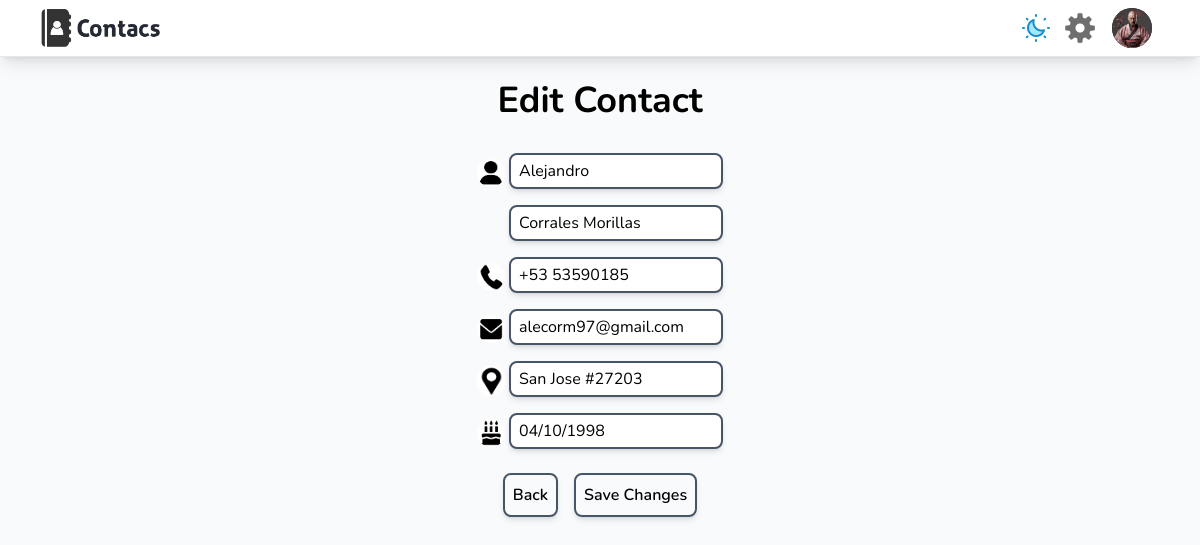
Screenshot of /edit_contact?contact_id=1 (signed in) with the database file from the repository.
### tables this page shows
CREATE TABLE contacts (
id INTEGER PRIMARY KEY AUTOINCREMENT,
user_id INTEGER,
name TEXT NOT NULL,
lastname TEXT,
phonenumber NUMERIC NOT NULL,
email TEXT,
address TEXT,
birthday TEXT,
favorite BOOLEAN DEFAULT 0,
FOREIGN KEY(user_id) REFERENCES users(id)
);

### app.py (the view, shortened to what this page needs)
@app.route("/edit_contact", methods=["GET", "POST"])
@login_required
def edit_contact():
    if request.method == "GET":
        contact_id = request.args.get("contact_id")
        contacts_data = db.execute("SELECT * FROM contacts WHERE id = ?", contact_id)
        contacts = []
        for contact in contacts_data:
            contact_dict = {
                "id": contact["id"],
                "name": contact["name"],
                "lastname": contact["lastname"],
                "phonenumber": contact["phonenumber"],
                "email": contact ["email"],
                "address": contact["address"],
                "birthday": contact["birthday"],
            }
            contacts.append(contact_dict)
        return render_template("edit_contact.html", contact_id = contacts[0]['id'], contact_name = contacts[0]['name'], contact_lastname = contacts[0]['lastname'],
                               contact_phonenumber = contacts[0]['phonenumber'], contact_email = contacts[0]['email'],
                               contact_address = contacts[0]['address'], contact_birthday = contacts[0]['birthday'])

### helpers.py (called while the page is built)
def login_required(f):
    @wraps(f)
    def decorated_function(*args, **kwargs):
        if session.get("user_id") is None:
            return redirect("/login")
        return f(*args, **kwargs)
    return decorated_function

### templates/edit_contact.html (shortened to what this page needs)
{% extends "layout.html" %}
{% block main %}
    <div id="newContact" class="flex flex-col justify-center space-y-2 h-auto w-auto py-2 px-2 dark:bg-gray-800 dark:shadow-xl">
        <div class="flex justify-center m-2 p-2">
            <h1 class="text-4xl font-bold dark:text-white">Edit Contact</h1>
        </div>
        <div class="flex justify-center w-auto">
            <form action="/edit_contact" method="post">
                <div class="flex items-center py-1 m-1">
                    <img src="/static/img/contact-name.png" class="h-7 w-7 rounded-full mr-1"></img>
                    <input type="text" required id="name" placeholder="Name" name="name" value="{{ contact_name }}" class="h-auto w-auto border-2 px-2 py-1 mb-1 shadow-md rounded-lg border-slate-600">
                </div>
                <div class="flex items-center py-1 m-1">
                    <span class="h-7 w-7 mr-1"></span>
                    <input type="text" id="lastName" name="lastname" placeholder="Lastname" value="{{ contact_lastname }}" class="h-auto w-auto border-2 px-2 py-1 mb-1 shadow-md rounded-lg border-slate-600">
                </div>
                <div class="flex items-center py-1 m-1">
                    <img src="/static/img/phone.png" class="h-7 w-7 rounded-full mr-1"></img>
                    <input type="text" required id="phoneNumber" name="phonenumber" placeholder="Phone Number" value="{{ contact_phonenumber }}" class="h-auto w-auto border-2 px-2 py-1 mb-1 shadow-md rounded-lg border-slate-600">
                </div>
                <div class="flex items-center py-1 m-1">
                    <img src="/static/img/email.png" class="h-7 w-7 rounded-full mr-1"></img>
                    <input type="text" id="email" name="email" placeholder="Email" value="{{ contact_email }}" class="h-auto w-auto border-2 px-2 py-1 mb-1 shadow-md rounded-lg border-slate-600">
                </div>
                <div class="flex items-center py-1 m-1">
                    <img src="/static/img/address.png" class="h-8 w-7 rounded-full mr-1"></img>
                    <input type="text" id="address" name="address" placeholder="Address" value="{{ contact_address }}" class="h-auto w-auto border-2 px-2 py-1 mb-1 shadow-md rounded-lg border-slate-600">
                </div>
                <div class="flex items-center py-1 m-1">
                    <img src="/static/img/birthday.png" class="h-7 w-7 rounded-full mr-1"></img>
                    <input type="text" id="birthday" name="birthday" placeholder="Birthday (mm/dd/yyy)" value="{{ contact_birthday }}" class="h-auto w-auto border-2 px-2 py-1 mb-1 shadow-md rounded-lg border-slate-600">
                </div>
                <div class="flex justify-center items-center py-1 m-1">
                    <a href="/" class="h-auto w-auto p-2 m-2 border-2 shadow-md rounded-lg border-slate-600 font-semibold hover:bg-slate-400 hover:shadow-inner transition-all duration-300 delay-75 ease-in-out hover:scale-110 dark:bg-white dark:hover:bg-slate-500 dark:shadow-inner dark:hover:text-white dark:border-none">Back</a>
                    <button type="submit" id="editContact" class="h-auto w-auto p-2 m-2 border-2 shadow-md rounded-lg border-slate-600 font-semibold hover:bg-slate-400 hover:shadow-inner transition-all duration-300 delay-75 ease-in-out hover:scale-110 dark:bg-white dark:hover:bg-slate-500 dark:shadow-inner dark:hover:text-white dark:border-none">Save Changes</button>
                </div>
            </form>
        </div>
    </div>
{% endblock %}

### static/styles.css (style rules this page uses)
html { line-height: 1.5; -webkit-text-size-adjust: 100%; -moz-tab-size: 4; -o-tab-size: 4; tab-size: 4; font-family: ui-sans-serif, system-ui, -apple-system, BlinkMacSystemFont, "Segoe UI", Roboto, "Helvetica Neue", Arial, "Noto Sans", sans-serif, "Apple Color Emoji", "Segoe UI Emoji", "Segoe UI Symbol", "Noto Color Emoji"; font-feature-settings: normal; font-variation-settings: normal; }
body { margin: 0; line-height: inherit; }
h1, h2, h3, h4, h5, h6 { font-size: inherit; font-weight: inherit; }
a { color: inherit; text-decoration: inherit; }
button, input, optgroup, select, textarea { font-family: inherit; font-feature-settings: inherit; font-variation-settings: inherit; font-size: 100%; font-weight: inherit; line-height: inherit; color: inherit; margin: 0; padding: 0; }
button, select { text-transform: none; }
button, [type='button'], [type='reset'], [type='submit'] { -webkit-appearance: button; background-color: transparent; background-image: none; }
blockquote, dl, dd, h1, h2, h3, h4, h5, h6, hr, figure, p, pre { margin: 0; }
input::placeholder, textarea::placeholder { opacity: 1; color: #9ca3af; }
button, [role="button"] { cursor: pointer; }
img, svg, video, canvas, audio, iframe, embed, object { display: block; vertical-align: middle; }
img, video { max-width: 100%; height: auto; }
html { font-family: 'Nunito', sans-serif; }
.m-1 { margin: 0.25rem; }
.m-2 { margin: 0.5rem; }
.mb-1 { margin-bottom: 0.25rem; }
.mr-1 { margin-right: 0.25rem; }
.flex { display: flex; }
.h-7 { height: 1.75rem; }
.h-8 { height: 2rem; }
.h-auto { height: auto; }
.h-full { height: 100%; }
.w-7 { width: 1.75rem; }
.w-auto { width: auto; }
.flex-col { flex-direction: column; }
.items-center { align-items: center; }
.justify-center { justify-content: center; }
.space-y-2 > :not([hidden]) ~ :not([hidden]) { --tw-space-y-reverse: 0; margin-top: calc(0.5rem * calc(1 - var(--tw-space-y-reverse))); margin-bottom: calc(0.5rem * var(--tw-space-y-reverse)); }
.rounded-full { border-radius: 9999px; }
.rounded-lg { border-radius: 0.5rem; }
.border-2 { border-width: 2px; }
.border-slate-600 { --tw-border-opacity: 1; border-color: rgb(71 85 105 / var(--tw-border-opacity)); }
.bg-gray-50 { --tw-bg-opacity: 1; background-color: rgb(249 250 251 / var(--tw-bg-opacity)); }
.p-2 { padding: 0.5rem; }
.px-2 { padding-left: 0.5rem; padding-right: 0.5rem; }
.py-1 { padding-top: 0.25rem; padding-bottom: 0.25rem; }
.py-2 { padding-top: 0.5rem; padding-bottom: 0.5rem; }
.text-4xl { font-size: 2.25rem; line-height: 2.5rem; }
.font-bold { font-weight: 700; }
.font-semibold { font-weight: 600; }
.shadow-md { --tw-shadow: 0 4px 6px -1px rgb(0 0 0 / 0.1), 0 2px 4px -2px rgb(0 0 0 / 0.1); --tw-shadow-colored: 0 4px 6px -1px var(--tw-shadow-color), 0 2px 4px -2px var(--tw-shadow-color); box-shadow: var(--tw-ring-offset-shadow, 0 0 #0000), var(--tw-ring-shadow, 0 0 #0000), var(--tw-shadow); }
.transition-all { transition-property: all; transition-timing-function: cubic-bezier(0.4, 0, 0.2, 1); transition-duration: 150ms; }
.delay-75 { transition-delay: 75ms; }
.duration-300 { transition-duration: 300ms; }
.ease-in-out { transition-timing-function: cubic-bezier(0.4, 0, 0.2, 1); }

### rows the page displays
contacts: name "Alejandro", lastname "Corrales Morillas", phonenumber "+53 53590185", email "alecorm97@gmail.com", address "San Jose #27203", birthday "04/10/1998"
